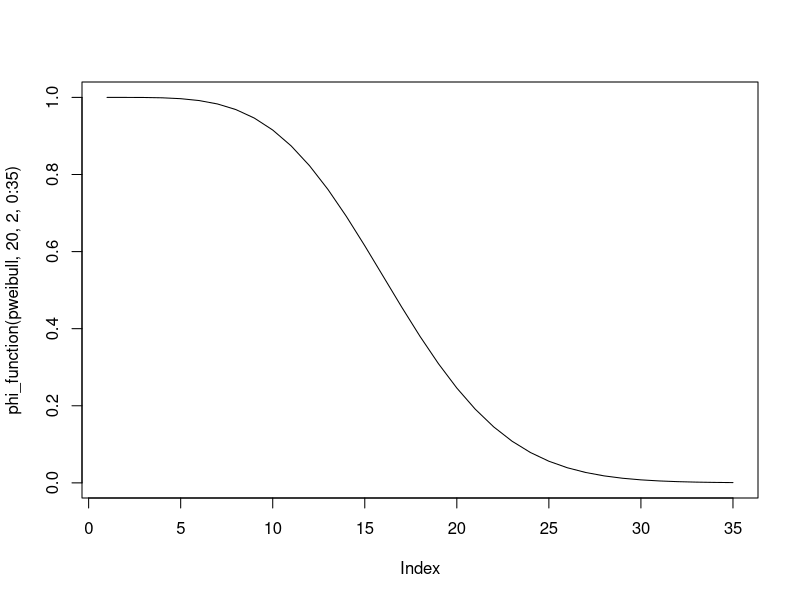
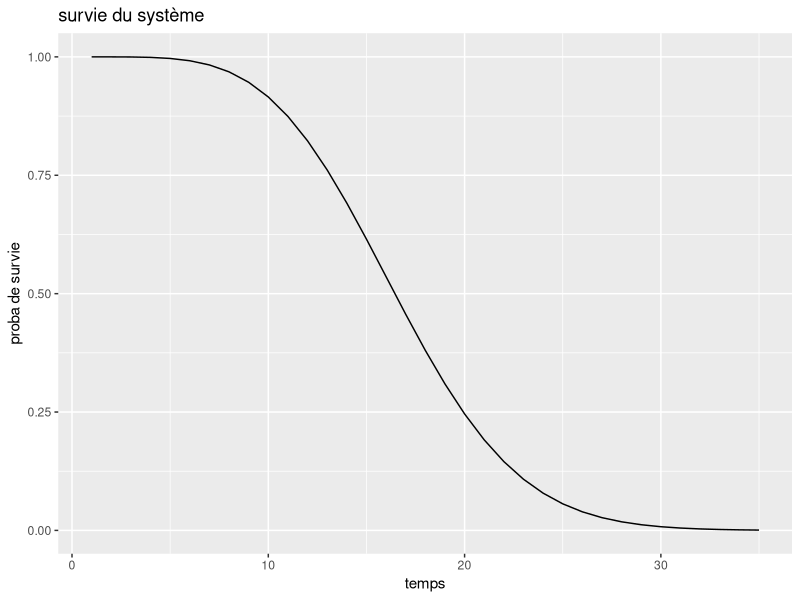
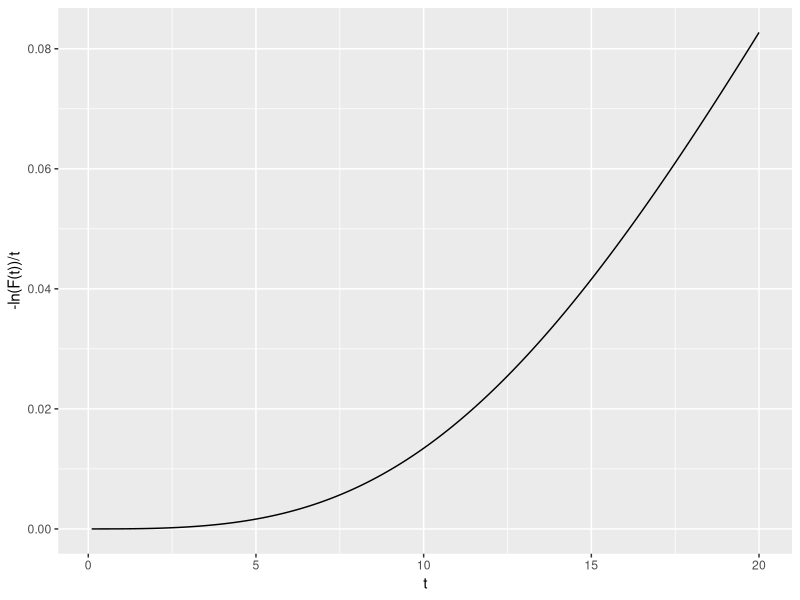
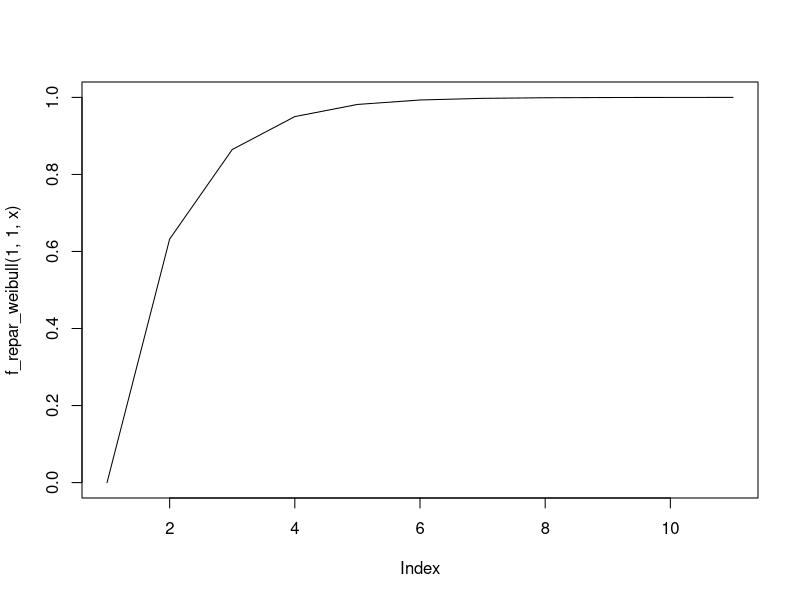
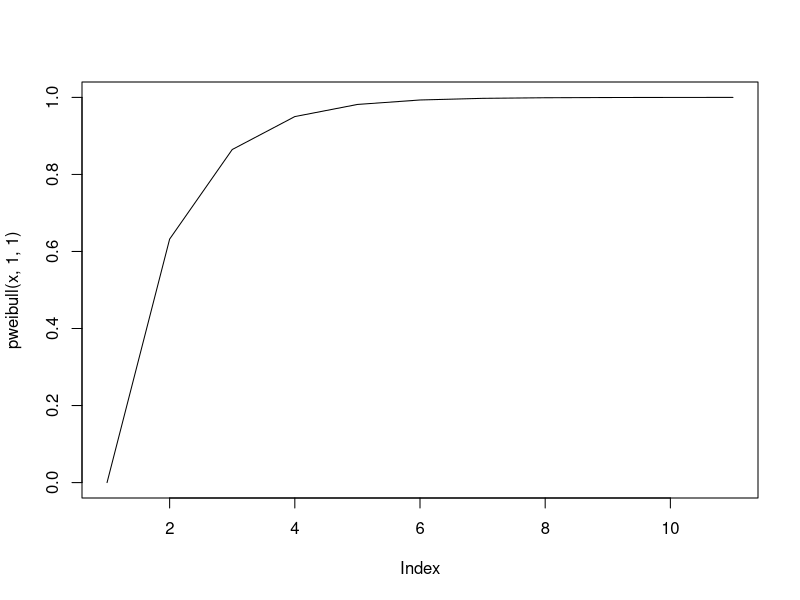
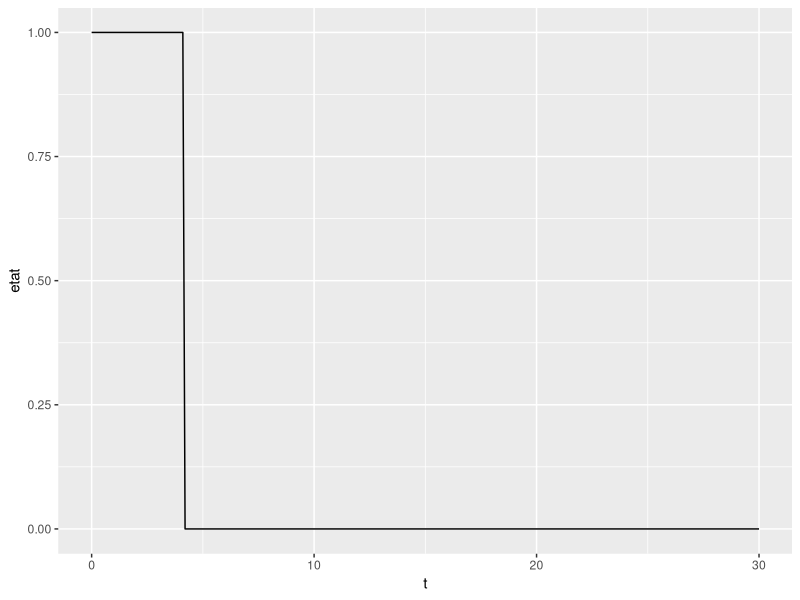

These charts were generated, in order, by the following R code:
library(magrittr)
library(dplyr)
library(ggplot2)

# TP 1 

## Question 1

phi <- function(x){
  rep <- ((x[3]*(1-(1-x[1])*(1-x[2]))*(1-(1-x[4])*(1-x[5])))+(1-x[3])*(1-(1-x[1]*x[4])*(1-x[2]*x[5])))*(1-(1-x[6]*x[7])*(1-x[8])*(1-x[9]))
  return(rep)
}

# question 2

phi_function <- function(loi, lambda, beta, t){
  R1 <- 1-loi(t, shape = beta, scale = lambda)
  R2 <- 1-loi(t, shape = beta, scale = lambda)
  R3 <- 1-loi(t, shape = beta, scale = lambda)
  R4 <- 1-loi(t, shape = beta, scale = lambda)
  R5 <- 1-loi(t, shape = beta, scale = lambda)
  R6 <- 1-loi(t, shape = beta, scale = lambda)
  R7 <- 1-loi(t, shape = beta, scale = lambda)
  R8 <- 1-loi(t, shape = beta, scale = lambda)
  R9 <- 1-loi(t, shape = beta, scale = lambda)
  rep <- ((R3[t]*(1-(1-R1[t])*(1-R2[t]))*(1-(1-R4[t])*(1-R5[t])))+(1-R3[t])*(1-(1-R1[t]*R4[t])*(1-R2[t]*R5[t])))*(1-(1-R6[t]*R7[t])*(1-R8[t])*(1-R9[t]))
  return(rep)
}




## Question 3

plot(phi_function(pweibull, 20, 2, 0:35), type = 'l')

g <- ggplot() +
  geom_line(aes(x = 1:35, y = phi_function(pweibull, 20, 2, 0:35))) +
  labs(title = "survie du système",
       x = "temps",
       y = "proba de survie")

g

## Question 4

# survie <- function(lambda, beta, t){
#   R1 <- 1-pweibull(t, shape = beta, scale = lambda)
#   R2 <- 1-pweibull(t, shape = beta, scale = lambda)
#   R3 <- 1-pweibull(t, shape = beta, scale = lambda)
#   R4 <- 1-pweibull(t, shape = beta, scale = lambda)
#   R5 <- 1-pweibull(t, shape = beta, scale = lambda)
#   R6 <- 1-pweibull(t, shape = beta, scale = lambda)
#   R7 <- 1-pweibull(t, shape = beta, scale = lambda)
#   R8 <- 1-pweibull(t, shape = beta, scale = lambda)
#   R9 <- 1-pweibull(t, shape = beta, scale = lambda)
#   rep <- -log(((R3[t]*(1-(1-R1[t])*(1-R2[t]))*(1-(1-R4[t])*(1-R5[t])))+(1-R3[t])*(1-(1-R1[t]*R4[t])*(1-R2[t]*R5[t])))*(1-(1-R6[t]*R7[t])*(1-R8[t])*(1-R9[t]))/t)
#   # rep <- -log(rep)/t
#   return(rep)
#   # rep <- -log(1 - phi_function(lambda, beta, t))/t
# }

survie <- function(lambda, beta, t){
  rep=NULL
  for(i in 1:length(t)){
    R1 <- 1-pweibull(t[i], shape = beta, scale = lambda)
    R2 <- 1-pweibull(t[i], shape = beta, scale = lambda)
    R3 <- 1-pweibull(t[i], shape = beta, scale = lambda)
    R4 <- 1-pweibull(t[i], shape = beta, scale = lambda)
    R5 <- 1-pweibull(t[i], shape = beta, scale = lambda)
    R6 <- 1-pweibull(t[i], shape = beta, scale = lambda)
    R7 <- 1-pweibull(t[i], shape = beta, scale = lambda)
    R8 <- 1-pweibull(t[i], shape = beta, scale = lambda)
    R9 <- 1-pweibull(t[i], shape = beta, scale = lambda)
    rep[i] <- -log(((R3*(1-(1-R1)*(1-R2))*(1-(1-R4)*(1-R5)))+(1-R3)*(1-(1-R1*R4)*(1-R2*R5)))*(1-(1-R6*R7)*(1-R8)*(1-R9)))/t[i]
  }
  return(rep)
}


survie(20, 2, seq(0.1, 20, 0.1))

g <- ggplot() +
  geom_line(aes(x = seq(0.1, 20, 0.1), y = survie(20, 2, seq(0.1, 20, 0.1)))) +
  labs(x = "t",
       y = "-ln(F(t))/t")

g


# Question 5 
# simulation d'une loi de weibull avec la méthode des quantile. 

f_repar_weibull <- function(lambda, beta, x){
  rep <- 1-exp(-(x/lambda)^beta)
  return(rep)
}

f_repar_weibull(1,1,0:5)

realisation_weibull<- function(lambda,beta,a){
  
  u=runif(1, min=0, max=1)
  g=f_repar_weibull(lambda,beta,a) 
  v=g>u
  
  for(i in 1:length(a)){
    nb=i
    if (v[i]==TRUE) { break }
  }
  
  return(nb)
}

realisation_weibull(1,1,1:10)

n_realisation_weibull<-function(n,lambda,beta,a){
  vect=NULL
  for(i in 1:n){
    vect[i]=realisation_weibull(lambda,beta,a)
  }
  return(vect)
}
n_realisation_weibull(10,1,1,1:5)

rweibull(10,1,1)

x<- 0:10
plot(f_repar_weibull(1,1,x),type = "l")
plot(pweibull(x,1,1),type = "l")


# Question 5 

inverse_pweibull <- function(lambda, beta, u){
  rep <- lambda*(-(log(1-u)^(1/beta)))
  return(rep)
}

phi2 <- function(lambda, beta, a, n){
  u <- runif(9)
  t <- seq(0, a, n)
  x <- matrix(0, nrow = n, ncol = 9)
  
  for(i in 1:n){
    for(j in 1:9){
      if(t[i] < inverse_pweibull(lambda, beta, u)){
        x[i,j] <- 1
      }
    }
    rep[i] <- phi(x[i,])
  }
}

# Question 6

lambda <- 5
beta <- 5

t <- seq(0, 10, 0.1)

R <- matrix(rep(0, length(t)*9), nrow = length(t), ncol = 9)
S <- rep(0, length(t))

for(i in 1:length(t)){
  y <- 1 - pweibull(t[i], lambda, beta)
  R[i,] <- rep(y, 9)
  S[i] <- survie(lambda, beta, R[i,])
}


# Projet 2

## Exercice 1

phi <- function(x){
  rep <- (x[5]*((1-(1-x[1])*(1-x[2]))*(1-(1-x[3])*(1-x[4])))+(1-x[5])*(1-(1-x[1]*x[3])*(1-x[2]*x[4])))*x[6]*(1-(1-x[7]*x[10])*(1-x[8]*x[9]))
  return(rep)
}



## Exercice 2

lambda = 5
beta = 5
t <- seq(0, 30, 0.1)

simu_etat_systeme <- function(lambda, beta, t){
  X <- matrix(data = rep(0, 10*length(t)), ncol = 10, nrow = length(t))
  S <- rep(0,length(t))
  u <- runif(10, 0, 1)
  w <- rweibull(10, lambda, beta)
  max <- max(t)
  
  for(i in 1:length(t)){
    for(j in 1:10){
      if(t[i] < w[j]){
        X[i,j] <- 1
      }
    }
    S[i] <- phi(X[i,])
    if((S[i] == 0) && (S[i-1] == 1)){
      max <- t[i]
    }
  }
  return(list(etat = S, last = max))
}

test <- simu_etat_systeme(lambda, beta, t)

g <- ggplot() +
  geom_line(aes(x = t, y = test[[1]])) +
  labs(x = "t",
       y = "etat")

g

# Esperance

esperance_T <- function(n){
  n <- 100
  simu <- rep(-1, n)
  for(i in 1:n){
    simu[i] <- simu_etat_systeme(lambda, beta, t)[[2]]
  }
  return(mean(simu))
}
